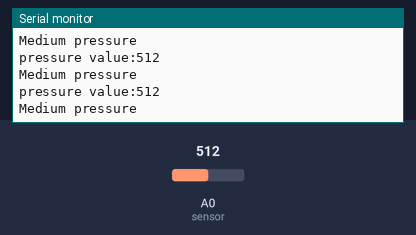
Simulated run of this sketch. Board: Arduino Uno, built with avr-gcc and run on an emulated ATmega328P. Shown: the last lines printed to the serial monitor. Inputs (shaded band) come from the test bench; at power-on: A0 (sensor) = 512.

Above: at 1.2 s.
1.3 s: A0 (sensor) set to 490
At 2.3 s:
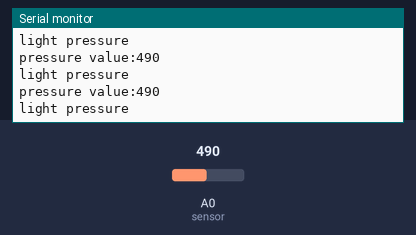
2.9 s: A0 (sensor) set to 510
At 3.4 s:
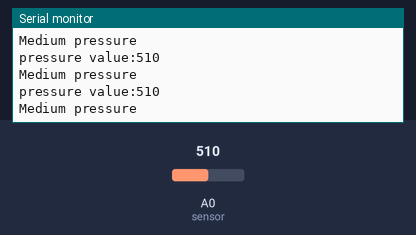
5.9 s: A0 (sensor) set to 810
At 6.8 s:
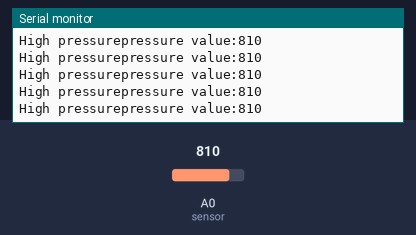
7.9 s: A0 (sensor) set to 790
At 8.6 s:
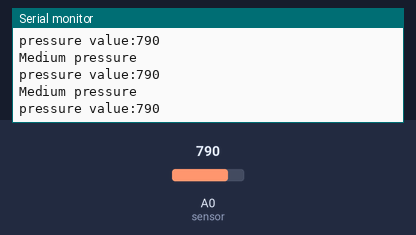
10.9 s: A0 (sensor) set to 900
At 11.7 s:
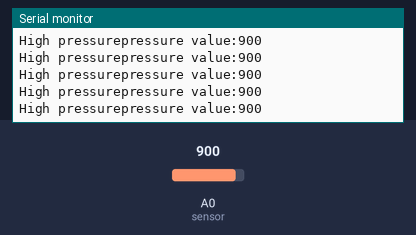
13.9 s: A0 (sensor) set to 1023
At 14.7 s:
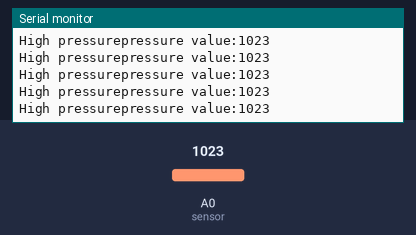
Timing chart, 0 to 16.9 s (numbered marks = the images above; inputs shaded):
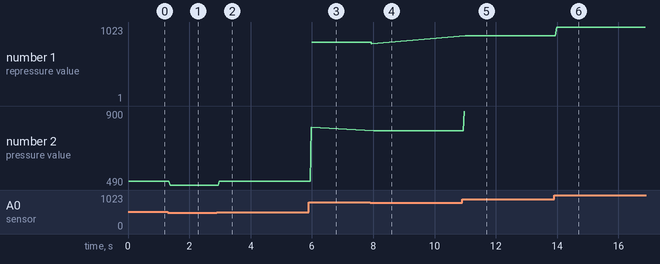

The sketch:

9.force.ino
```cpp
const int sensor = A0;
int pressure= 0;

void setup(){
  pinMode(sensor,INPUT);
  Serial.begin(9600);
  Serial.println("Force pressure sensor");
}

void loop(){
  pressure = analogRead(sensor);
  Serial.print("pressure value:");
  Serial.println(pressure);
  if (pressure < 10){
    Serial.println("No pressure");
    delay(2);
  }
  else if (pressure < 200){
    Serial.println("light touch");
    delay(2);
  }
  else if (pressure < 500){
    Serial.println("light pressure");
      delay(2);
  }
  else if (pressure < 800){
    Serial.println("Medium pressure");
    delay(2);
  }
  else {
    Serial.print("High pressure");
  }
 
}
```

Measured:
- after the input at 1.3 s, the serial monitor: prints a new line after 0.07 s (image 1)
- after the input at 2.9 s, the serial monitor: prints a new line after 0.08 s (image 2)
- after the input at 5.9 s, the serial monitor: prints a new line after 0.08 s (image 3)
- after the input at 7.9 s, the serial monitor: prints a new line after 0.06 s (image 4)
- after the input at 10.9 s, the serial monitor: prints a new line after 0.07 s (image 5)
- after the input at 13.9 s, the serial monitor: prints a new line after 0.08 s (image 6)
- plotted number 1: 810 → 790 after the input at 7.9 s, 790 → 900 after the input at 10.9 s, 900 → 1 after the input at 13.9 s
- plotted number 2: 512 → 490 after the input at 1.3 s, 490 → 510 after the input at 2.9 s, 510 → 810 after the input at 5.9 s, 810 → 790 after the input at 7.9 s, 790 → 900 after the input at 10.9 s
